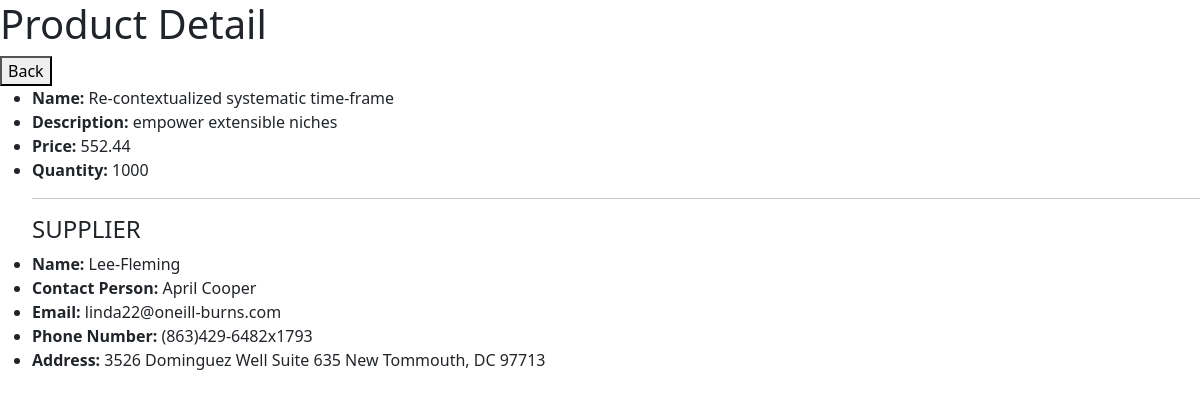
The app's page /inventory/39/ (signed in) with its own data.
### inventories/models.py (models this page shows, shortened)
class Product(models.Model):
    name = models.CharField(max_length=100)
    description = models.TextField()
    price = models.DecimalField(max_digits=10, decimal_places=2)
    quantity = models.IntegerField()
    supplier = models.ForeignKey(Supplier, on_delete=models.CASCADE)

class Supplier(models.Model):
    name = models.CharField(max_length=100)
    contact_person = models.CharField(max_length=100)
    email = models.EmailField()
    phone_number = models.CharField(max_length=20)
    address = models.TextField()

### inventories/views.py (the view)
# urls.py: path('inventory/<int:pk>/', ProductDetailView.as_view(), name='detail-product'),
class ProductDetailView(PermissionRequiredMixin, DetailView):
    permission_required = ['inventories.view_product', ]
    template_name = 'product-detail.html'
    model = Product
    def get_queryset(self):
        queryset = super().get_queryset()
        queryset = queryset.select_related('supplier')
        return queryset

### templates/product-detail.html (shortened to what this page needs)
{% extends 'base.html' %}
{% block body %}
    <h1>Product Detail</h1>
    <a href="{% url 'list-products' %}">
        <button>Back</button>
    </a>
    <ul>
        <li><strong>Name:</strong> {{ object.name }}</li>
        <li><strong>Description:</strong> {{ object.description }}</li>
        <li><strong>Price:</strong> {{ object.price }}</li>
        <li><strong>Quantity:</strong> {{ object.quantity }}</li>
        <hr>
        <h4>SUPPLIER</h4>
        <li><strong>Name:</strong> {{ object.supplier.name }}</li>
        <li><strong>Contact Person:</strong> {{ object.supplier.contact_person }}</li>
        <li><strong>Email:</strong> {{ object.supplier.email }}</li>
        <li><strong>Phone Number:</strong> {{ object.supplier.phone_number }}</li>
        <li><strong>Address:</strong> {{ object.supplier.address }}</li>
    </ul>
{% endblock body %}

### records on screen
Product: name "Re-contextualized systematic time-frame", description "empower extensible niches", price "552.44", quantity "1000", supplier.name "Lee-Fleming", supplier.contact_person "April Cooper", supplier.email "linda22@oneill-burns.com", supplier.phone_number "(863)429-6482x1793", supplier.address "3526 Dominguez Well Suite 635 New Tommouth, DC 97713"
